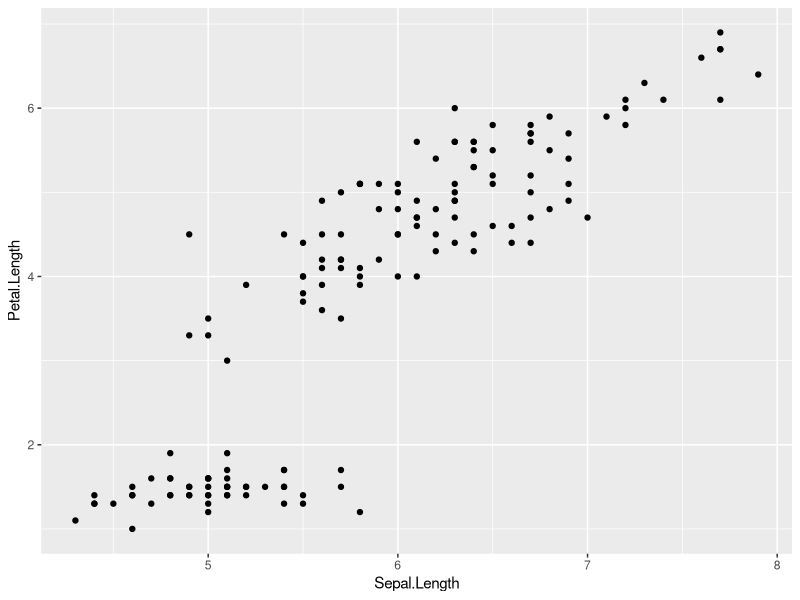
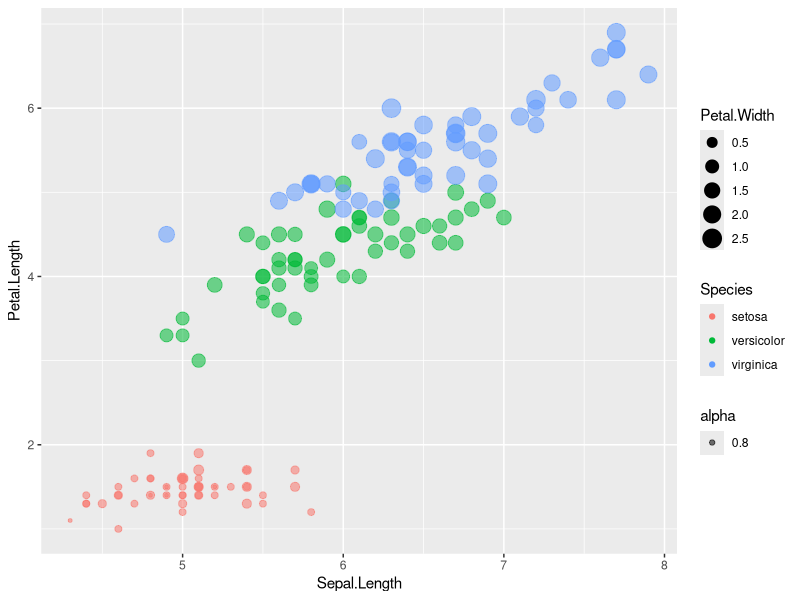

Write the R code that produced these figures, in order.
## ---- chunk 1
library(tidyverse)
## ---- chunk 2
knitr::kable(head(iris, 10))
## ---- chunk 3
ggplot(data = iris, mapping = aes(x = Sepal.Length, y = Petal.Length)) +
  geom_point()
## ---- chunk 4
ggplot(data = iris,
       aes(
         x = Sepal.Length, 
         y = Petal.Length, 
         color = Species, 
         size = Petal.Width, 
         alpha = 0.8)) +
  geom_point()
